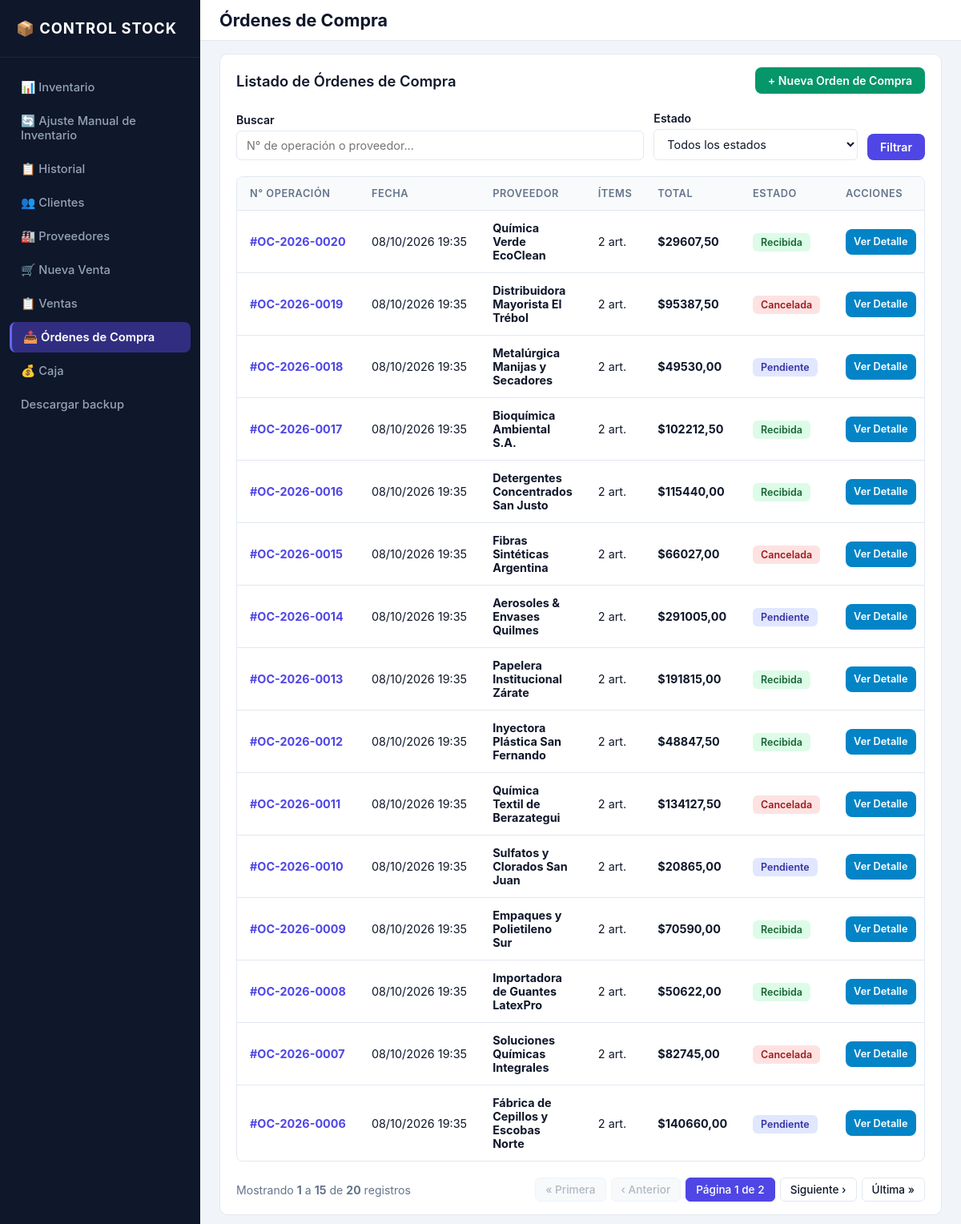
The page /ordenes-compra/ on the database its author committed.
### inventario/models.py (models this page shows, shortened)
class OrdenCompra(models.Model):
    class EstadoOrdenCompra(models.TextChoices):
        PENDIENTE = "PENDIENTE", "Pendiente"
        RECIBIDA = "RECIBIDA", "Recibida"
        CANCELADA = "CANCELADA", "Cancelada"
    numero_operacion = models.CharField(
        max_length=20,
        unique=True,
        verbose_name="Número de operación",
    )
    proveedor = models.ForeignKey(
        Proveedor,
        on_delete=models.PROTECT,
        related_name="ordenes_compra",
        verbose_name="Proveedor",
    )
    fecha = models.DateTimeField(default=timezone.now, verbose_name="Fecha")
    estado = models.CharField(
        max_length=15,
        choices=EstadoOrdenCompra.choices,
        default=EstadoOrdenCompra.PENDIENTE,
        verbose_name="Estado",
    )
    observacion = models.TextField(blank=True, verbose_name="Observación")
    fecha_creacion = models.DateTimeField(auto_now_add=True, verbose_name="Fecha de creación")
    fecha_actualizacion = models.DateTimeField(auto_now=True, verbose_name="Última actualización")
    class Meta:
        verbose_name = "Orden de compra"
        verbose_name_plural = "Órdenes de compra"
        ordering = ["-fecha", "-id"]
    @property
    def total(self):
        return sum(
            (item.subtotal for item in self.items.all()),
            Decimal("0.00"),
        )

class Proveedor(models.Model):
    TIPO_DOC_CHOICES = [
        ("DNI", "DNI"),
        ("CUIT", "CUIT"),
    ]
    nombre = models.CharField(max_length=150, verbose_name="Nombre / Razón social")
    tipo_documento = models.CharField(
        max_length=10,
        choices=TIPO_DOC_CHOICES,
        verbose_name="Tipo de documento",
    )
    numero_documento = models.CharField(
        max_length=20,
        unique=True,
        verbose_name="Número de documento",
    )
    domicilio = models.CharField(
        max_length=255,
        blank=True,
        default="",
        verbose_name="Domicilio de entrega",
    )
    correo = models.EmailField(blank=True, verbose_name="Correo electrónico")
    telefono = models.CharField(max_length=50, blank=True, verbose_name="Teléfono")
    activo = models.BooleanField(default=True, verbose_name="Activo")
    fecha_creacion = models.DateTimeField(auto_now_add=True, verbose_name="Fecha de creación")
    class Meta:
        verbose_name = "Proveedor"
        verbose_name_plural = "Proveedores"
        ordering = ["nombre"]

class OrdenCompraItem(models.Model):
    orden_compra = models.ForeignKey(
        OrdenCompra,
        on_delete=models.CASCADE,
        related_name="items",
        verbose_name="Orden de compra",
    )
    producto = models.ForeignKey(
        Producto,
        on_delete=models.PROTECT,
        related_name="orden_compra_items",
        verbose_name="Producto",
    )
    producto_nombre = models.CharField(
        max_length=150,
        blank=True,
        default="",
        verbose_name="Nombre del producto al comprar",
    )
    cantidad = models.PositiveIntegerField(
        validators=[MinValueValidator(1)],
        verbose_name="Cantidad",
    )
    precio_unitario_compra = models.DecimalField(
        max_digits=10,
        decimal_places=2,
        validators=[MinValueValidator(Decimal("0.00"))],
        verbose_name="Precio unitario de compra",
    )
    class Meta:
        verbose_name = "Ítem de orden de compra"
        verbose_name_plural = "Ítems de orden de compra"
    @property
    def subtotal(self):
        return self.cantidad * self.precio_unitario_compra

### inventario/views.py (the view)
# urls.py: path("ordenes-compra/", views.orden_compra_list, name="orden_compra_list"),
def orden_compra_list(request):
    ordenes = OrdenCompra.objects.select_related("proveedor").prefetch_related(
        "items__producto"
    )
    query = request.GET.get("q", "").strip()
    estado = request.GET.get("estado", "").strip()
    if query:
        ordenes = ordenes.filter(
            Q(numero_operacion__icontains=query) | Q(proveedor__nombre__icontains=query)
        )
    if estado:
        ordenes = ordenes.filter(estado=estado)
    paginator = Paginator(ordenes, 15)
    page_obj = paginator.get_page(request.GET.get("page"))
    return render(
        request,
        "inventario/orden_compra_list.html",
        {
            "ordenes": page_obj,
            "page_obj": page_obj,
            "query": query,
            "estado_seleccionado": estado,
            "estados": OrdenCompra.EstadoOrdenCompra.choices,
        },
    )

### inventario/templatetags/inventario_tags.py (called while the page is built)
@register.simple_tag(takes_context=True)
def param_replace(context, **kwargs):
    request = context.get("request")
    if not request:
        return ""
    params = request.GET.copy()
    for key, value in kwargs.items():
        if value is not None and value != "":
            params[key] = value
        else:
            params.pop(key, None)
    return params.urlencode()

### templates/inventario/orden_compra_list.html (shortened to what this page needs)
{% extends 'base.html' %}
{% block topbar_title %}Órdenes de Compra{% endblock %}
{% block content %}
<div class="card">
    <div class="card-header-flex">
        <h2 class="card-title">Listado de Órdenes de Compra</h2>
        <div class="action-bar">
            <a href="{% url 'orden_compra_crear' %}" class="btn btn-success">+ Nueva Orden de Compra</a>
        </div>
    </div>
    <form method="get" class="filter-form">
        <div class="filter-input-main">
            <label class="form-label">Buscar</label>
            <input type="text" name="q" value="{{ query }}" placeholder="N° de operación o proveedor..." class="form-control">
        </div>
        <div class="filter-input-sec">
            <label class="form-label">Estado</label>
            <select name="estado" class="form-control">
                <option value="">Todos los estados</option>
            </select>
        </div>
        <div>
            <button type="submit" class="btn btn-primary">Filtrar</button>
        </div>
    </form>
    <div class="table-responsive">
        <table>
            <thead>
                <tr>
                    <th>N° Operación</th>
                    <th>Fecha</th>
                    <th>Proveedor</th>
                    <th>Ítems</th>
                    <th>Total</th>
                    <th>Estado</th>
                    <th>Acciones</th>
                </tr>
            </thead>
            <tbody>
                {% for orden in ordenes %}
                <tr>
                    <td class="text-nowrap">
                        <a href="{% url 'orden_compra_detalle' orden.id %}" class="table-link">
                            <strong>#{{ orden.numero_operacion }}</strong>
                        </a>
                    </td>
                    <td class="text-nowrap">{{ orden.fecha|date:"d/m/Y H:i" }}</td>
                    <td><strong>{{ orden.proveedor.nombre }}</strong></td>
                    <td>{{ orden.items.count }} art.</td>
                    <td class="text-nowrap"><strong>${{ orden.total|floatformat:2 }}</strong></td>
                    <td>
                        {% if orden.estado == 'PENDIENTE' %}
                            <span class="badge badge-info">Pendiente</span>
                        {% elif orden.estado == 'RECIBIDA' %}
                            <span class="badge badge-success">Recibida</span>
                        {% else %}
                            <span class="badge badge-danger">Cancelada</span>
                        {% endif %}
                    </td>
                    <td class="text-nowrap">
                        <a href="{% url 'orden_compra_detalle' orden.id %}" class="btn btn-action btn-sm">Ver Detalle</a>
                    </td>
                </tr>
                {% empty %}
                <tr>
                    <td colspan="7" class="empty-row">No se encontraron órdenes de compra.</td>
                </tr>
                {% endfor %}
            </tbody>
        </table>
    </div>
    {% include 'inventario/includes/pagination.html' %}
</div>
{% endblock %}

### static/css/style.css (style rules this page uses)
:root { --color-bg-app: #f1f5f9; --color-card-bg: #ffffff; --color-topbar-bg: #ffffff; --color-border: #e2e8f0; --color-table-header-bg: #f8fafc; --color-sidebar-bg: #0f172a; --color-sidebar-hover: #1e293b; --color-sidebar-active: #312e81; --color-sidebar-active-border: #6366f1; --color-sidebar-brand-border: #1e293b; --color-sidebar-text: #94a3b8; --color-sidebar-text-active: #ffffff; --color-sidebar-brand-text: #ffffff; --color-text-main: #0f172a; --color-text-muted: #64748b; --color-btn-text: #ffffff; --color-btn-primary: #4f46e5; --color-btn-action: #0284c7; --color-btn-secondary: #64748b; --color-success: #059669; --color-warning: #d97706; --color-danger: #dc2626; --color-alert-success-bg: #dcfce7; --color-alert-success-text: #166534; --color-alert-success-border: #bbf7d0; --color-alert-warning-bg: #fef3c7; --color-alert-warning-text: #92400e; --color-alert-warning-border: #fde68a; --color-alert-danger-bg: #fee2e2; --color-alert-danger-text: #991b1b; --color-alert-danger-border: #fca5a5; --color-badge-info-bg: #e0e7ff; --color-badge-info-text: #3730a3; --color-row-danger-bg: #fef2f2; --color-row-warning-bg: #fffbeb; --color-row-normal-bg: #ffffff; --color-soft-primary-bg: #e0f2fe; --color-soft-primary-text: #0284c7; --color-soft-primary-hover-bg: #bae6fd; --color-soft-primary-hover-text: #0369a1; --color-soft-success-bg: #dcfce7; --color-soft-success-text: #15803d; --color-soft-success-hover-bg: #bbf7d0; --color-soft-success-hover-text: #166534; --color-soft-danger-bg: #fee2e2; --color-soft-danger-text: #b91c1c; --color-soft-danger-hover-bg: #fecaca; --color-soft-danger-hover-text: #991b1b; --color-shadow: rgba(0, 0, 0, 0.1); --color-backdrop: rgba(15, 23, 42, 0.6); --color-page-hover-bg: #f8fafc; --color-page-disabled-bg: #f1f5f9; }
* { box-sizing: border-box; margin: 0; padding: 0; font-family: -apple-system, BlinkMacSystemFont, "Segoe UI", Roboto, sans-serif; }
body { background-color: var(--color-bg-app); color: var(--color-text-main); }
.card { background: var(--color-card-bg); border: 1px solid var(--color-border); border-radius: 10px; padding: 16px 20px; margin-bottom: 16px; }
.card-header-flex { display: flex; justify-content: space-between; align-items: center; margin-bottom: 20px; flex-wrap: wrap; gap: 12px; }
.card-title { font-size: 1.15rem; color: var(--color-text-main); font-weight: 600; }
.action-bar { display: flex; gap: 8px; flex-wrap: wrap; }
.btn { display: inline-flex; align-items: center; justify-content: center; padding: 8px 16px; border-radius: 8px; font-size: 0.88rem; font-weight: 600; text-decoration: none; border: none; cursor: pointer; color: var(--color-btn-text); transition: filter 0.15s ease; }
.btn-primary { background-color: var(--color-btn-primary); }
.btn-success { background-color: var(--color-success); }
.btn-action { background-color: var(--color-btn-action); }
.btn-sm { min-height: 32px; padding: 5px 10px; font-size: 0.8rem; white-space: nowrap; }
.filter-form { display: flex; gap: 12px; margin-bottom: 20px; flex-wrap: wrap; align-items: flex-end; }
.filter-input-main { flex: 2; min-width: 220px; }
.filter-input-sec { flex: 1; min-width: 180px; }
.table-responsive { border-radius: 8px; overflow: hidden; border: 1px solid var(--color-border); }
table { width: 100%; border-collapse: collapse; text-align: left; }
th, td { padding: 13px 16px; font-size: 0.9rem; }
tbody td { vertical-align: middle; }
th { background-color: var(--color-table-header-bg); color: var(--color-text-muted); font-size: 0.8rem; text-transform: uppercase; letter-spacing: 0.04em; font-weight: 600; }
tbody tr { border-top: 1px solid var(--color-border); }
.badge { padding: 4px 10px; border-radius: 6px; font-size: 0.78rem; font-weight: 600; }
.badge-danger { background-color: var(--color-alert-danger-bg); color: var(--color-alert-danger-text); }
.badge-success { background-color: var(--color-alert-success-bg); color: var(--color-alert-success-text); }
.badge-info { background-color: var(--color-badge-info-bg); color: var(--color-badge-info-text); }
.form-control { width: 100%; padding: 9px 12px; border: 1px solid var(--color-border); border-radius: 6px; margin-top: 4px; font-size: 0.9rem; color: var(--color-text-main); background-color: var(--color-card-bg); }
.form-label { font-weight: 600; font-size: 0.88rem; }
.text-nowrap { white-space: nowrap; }
.table-link { color: var(--color-btn-primary); text-decoration: none; }

### rows shown on the page
OrdenCompra: numero_operacion "OC-2026-0020", fecha "08/10/2026 19:35", proveedor.nombre "Química Verde EcoClean", items.count "2", total "29607,50", estado "Recibida"
OrdenCompra: numero_operacion "OC-2026-0019", fecha "08/10/2026 19:35", proveedor.nombre "Distribuidora Mayorista El Trébol", items.count "2", total "95387,50", estado "Cancelada"
OrdenCompra: numero_operacion "OC-2026-0018", fecha "08/10/2026 19:35", proveedor.nombre "Metalúrgica Manijas y Secadores", items.count "2", total "49530,00", estado "Pendiente"
OrdenCompra: numero_operacion "OC-2026-0017", fecha "08/10/2026 19:35", proveedor.nombre "Bioquímica Ambiental S.A.", items.count "2", total "102212,50", estado "Recibida"
OrdenCompra: numero_operacion "OC-2026-0016", fecha "08/10/2026 19:35", proveedor.nombre "Detergentes Concentrados San Justo", items.count "2", total "115440,00", estado "Recibida"
OrdenCompra: numero_operacion "OC-2026-0015", fecha "08/10/2026 19:35", proveedor.nombre "Fibras Sintéticas Argentina", items.count "2", total "66027,00", estado "Cancelada"
OrdenCompra: numero_operacion "OC-2026-0014", fecha "08/10/2026 19:35", proveedor.nombre "Aerosoles & Envases Quilmes", items.count "2", total "291005,00", estado "Pendiente"
OrdenCompra: numero_operacion "OC-2026-0013", fecha "08/10/2026 19:35", proveedor.nombre "Papelera Institucional Zárate", items.count "2", total "191815,00", estado "Recibida"
OrdenCompra: numero_operacion "OC-2026-0012", fecha "08/10/2026 19:35", proveedor.nombre "Inyectora Plástica San Fernando", items.count "2", total "48847,50", estado "Recibida"
OrdenCompra: numero_operacion "OC-2026-0011", fecha "08/10/2026 19:35", proveedor.nombre "Química Textil de Berazategui", items.count "2", total "134127,50", estado "Cancelada"
OrdenCompra: numero_operacion "OC-2026-0010", fecha "08/10/2026 19:35", proveedor.nombre "Sulfatos y Clorados San Juan", items.count "2", total "20865,00", estado "Pendiente"
OrdenCompra: numero_operacion "OC-2026-0009", fecha "08/10/2026 19:35", proveedor.nombre "Empaques y Polietileno Sur", items.count "2", total "70590,00", estado "Recibida"
OrdenCompra: numero_operacion "OC-2026-0008", fecha "08/10/2026 19:35", proveedor.nombre "Importadora de Guantes LatexPro", items.count "2", total "50622,00", estado "Recibida"
OrdenCompra: numero_operacion "OC-2026-0007", fecha "08/10/2026 19:35", proveedor.nombre "Soluciones Químicas Integrales", items.count "2", total "82745,00", estado "Cancelada"
OrdenCompra: numero_operacion "OC-2026-0006", fecha "08/10/2026 19:35", proveedor.nombre "Fábrica de Cepillos y Escobas Norte", items.count "2", total "140660,00", estado "Pendiente"

### other values the page prints
{{ page_obj.start_index }} "1"
{{ page_obj.end_index }} "15"
{{ page_obj.paginator.count }} "20"
{{ page_obj.number }} "1"
{{ page_obj.paginator.num_pages }} "2"
